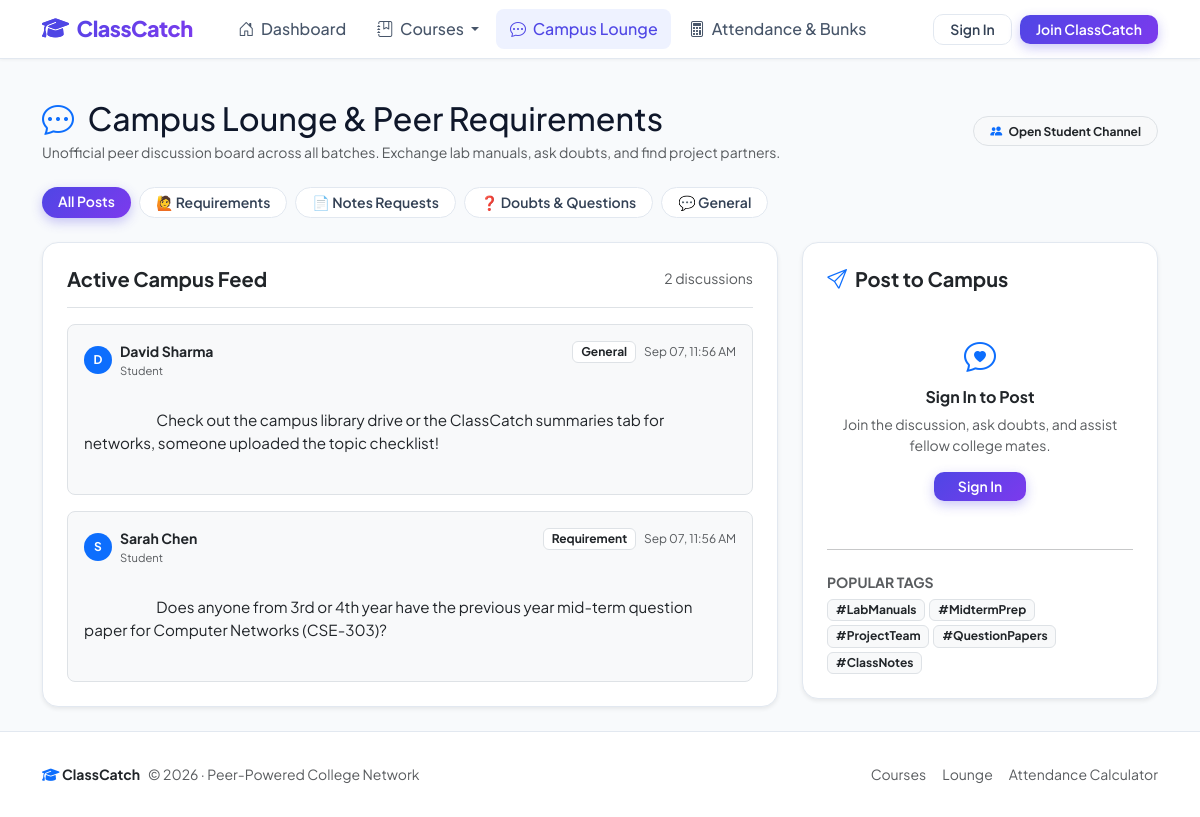
Page /lounge on the committed database.
### models.py (models this page shows, shortened)
class ChatMessage(db.Model):
    __tablename__ = 'chat_messages'
    id = db.Column(db.Integer, primary_key=True)
    course_id = db.Column(db.Integer, db.ForeignKey('courses.id'), nullable=True, index=True)
    user_id = db.Column(db.Integer, db.ForeignKey('users.id'), nullable=False, index=True)
    message = db.Column(db.Text, nullable=False)
    category = db.Column(db.String(40), default='General', nullable=False)  # Requirement, Doubt, General, Notes Request
    created_at = db.Column(db.DateTime, default=datetime.utcnow, nullable=False)

class User(UserMixin, db.Model):
    __tablename__ = 'users'
    id = db.Column(db.Integer, primary_key=True)
    name = db.Column(db.String(100), nullable=False)
    email = db.Column(db.String(120), unique=True, nullable=False, index=True)
    password_hash = db.Column(db.String(255), nullable=False)
    role = db.Column(db.String(20), default='student', nullable=False)
    avatar_color = db.Column(db.String(20), default='indigo', nullable=False)
    summaries = db.relationship('Summary', backref='author', lazy=True, cascade='all, delete-orphan')
    chats = db.relationship('ChatMessage', backref='author', lazy=True, cascade='all, delete-orphan')
    announcements = db.relationship('Announcement', backref='author', lazy=True, cascade='all, delete-orphan')
    attendance_records = db.relationship('AttendanceRecord', backref='student', lazy=True, cascade='all, delete-orphan')

### app.py (the view, shortened to what this page needs)
@app.route('/lounge', methods=['GET', 'POST'])
def lounge():
    form = ChatMessageForm()
    category_filter = request.args.get('category')
    query = ChatMessage.query.filter_by(course_id=None)
    if category_filter and category_filter != 'All':
        query = query.filter_by(category=category_filter)
    messages = query.order_by(ChatMessage.created_at.desc()).limit(50).all()
    return render_template('lounge.html', title='Campus Lounge & Requirements', form=form, messages=messages, category_filter=category_filter)

### app.py (called while the page is built)
@app.context_processor
def inject_globals():
    all_courses = Course.query.order_by(Course.code).all() if Course.query else []
    return {
        'today': date.today(),
        'current_year': datetime.now().year,
        'global_courses': all_courses
    }

### templates/lounge.html
{% extends "base.html" %}
{% block content %}
<div class="d-flex flex-wrap justify-content-between align-items-center mb-4">
    <div>
        <h2 class="fw-extrabold mb-1"><i class="bi bi-chat-dots text-primary me-2"></i> Campus Lounge & Peer Requirements</h2>
        <p class="text-muted small mb-0">Unofficial peer discussion board across all batches. Exchange lab manuals, ask doubts, and find project partners.</p>
    </div>
    <span class="badge bg-light text-dark border px-3 py-2 rounded-pill">
        <i class="bi bi-people-fill text-primary me-1"></i> Open Student Channel
    </span>
</div>
<div class="d-flex flex-wrap gap-2 mb-4">
    <a href="{{ url_for('lounge') }}" class="btn btn-sm {% if not category_filter or category_filter == 'All' %}btn-primary-gradient{% else %}btn-outline-custom{% endif %} rounded-pill px-3">
        All Posts
    </a>
    <a href="{{ url_for('lounge', category='Requirement') }}" class="btn btn-sm {% if category_filter == 'Requirement' %}btn-primary-gradient{% else %}btn-outline-custom{% endif %} rounded-pill px-3">
        🙋 Requirements
    </a>
    <a href="{{ url_for('lounge', category='Notes Request') }}" class="btn btn-sm {% if category_filter == 'Notes Request' %}btn-primary-gradient{% else %}btn-outline-custom{% endif %} rounded-pill px-3">
        📄 Notes Requests
    </a>
    <a href="{{ url_for('lounge', category='Doubt') }}" class="btn btn-sm {% if category_filter == 'Doubt' %}btn-primary-gradient{% else %}btn-outline-custom{% endif %} rounded-pill px-3">
        ❓ Doubts & Questions
    </a>
    <a href="{{ url_for('lounge', category='General') }}" class="btn btn-sm {% if category_filter == 'General' %}btn-primary-gradient{% else %}btn-outline-custom{% endif %} rounded-pill px-3">
        💬 General
    </a>
</div>
<div class="row g-4">
    <div class="col-lg-8">
        <div class="card card-modern p-4 bg-white shadow-sm">
            <div class="d-flex justify-content-between align-items-center pb-3 mb-3 border-bottom">
                <h5 class="fw-bold mb-0">Active Campus Feed</h5>
                <span class="text-muted small">{{ messages|length }} discussions</span>
            </div>
            <div class="d-flex flex-column gap-3" id="loungeFeed">
                {% for msg in messages %}
                    <div class="p-3 rounded-3 bg-light border">
                        <div class="d-flex justify-content-between align-items-start mb-2">
                            <div class="d-flex align-items-center gap-2">
                                <span class="badge rounded-circle bg-primary text-white p-2" style="width: 28px; height: 28px; display: inline-flex; align-items: center; justify-content: center; font-size: 0.75rem;">
                                    {{ msg.author.name[0]|upper }}
                                </span>
                                <div>
                                    <div class="fw-bold small">{{ msg.author.name }}</div>
                                    <div class="text-muted" style="font-size: 0.7rem;">{{ msg.author.role|capitalize }}</div>
                                </div>
                            </div>
                            <div class="d-flex align-items-center gap-2">
                                <span class="badge bg-white text-dark border small">{{ msg.category }}</span>
                                <span class="text-muted" style="font-size: 0.75rem;">{{ msg.created_at.strftime('%b %d, %I:%M %p') }}</span>
                            </div>
                        </div>
                        <div class="text-dark" style="white-space: pre-wrap; font-size: 0.95rem;">
                            {{ msg.message }}
                        </div>
                    </div>
                {% else %}
                    <div class="text-center py-5 text-muted">
                        <i class="bi bi-chat-left-dots fs-1 text-muted opacity-50 mb-2 d-block"></i>
                        <p class="mb-0">No posts in this category yet. Be the first to start a conversation!</p>
                    </div>
                {% endfor %}
            </div>
        </div>
    </div>
    <div class="col-lg-4">
        <div class="card card-modern p-4 bg-white shadow-sm sticky-top" style="top: 85px;">
            <h5 class="fw-bold mb-3 d-flex align-items-center gap-2">
                <i class="bi bi-send text-primary"></i> Post to Campus
            </h5>
            {% if current_user.is_authenticated %}
                <form action="{{ url_for('lounge') }}" method="POST">
                    {{ form.hidden_tag() }}
                    <div class="mb-3">
                        {{ form.category.label(class="form-label fw-bold small text-muted") }}
                        {{ form.category(class="form-select rounded-3") }}
                    </div>
                    <div class="mb-3">
                        {{ form.message.label(class="form-label fw-bold small text-muted") }}
                        {{ form.message(class="form-control rounded-3", rows=4, placeholder="What do you need? e.g. 'Looking for lab 3 sample output' or 'Anyone interested in teaming up for the hackathon?'") }}
                    </div>
                    {{ form.submit(class="btn btn-primary-gradient w-100 py-2") }}
                </form>
            {% else %}
                <div class="text-center py-4">
                    <i class="bi bi-chat-heart fs-2 text-primary mb-2 d-block"></i>
                    <h6 class="fw-bold">Sign In to Post</h6>
                    <p class="text-muted small mb-3">Join the discussion, ask doubts, and assist fellow college mates.</p>
                    <a href="{{ url_for('login', next=request.url) }}" class="btn btn-primary-gradient btn-sm px-4">Sign In</a>
                </div>
            {% endif %}
            <hr class="my-4">
            <h6 class="fw-bold mb-2 small text-uppercase text-muted">Popular Tags</h6>
            <div class="d-flex flex-wrap gap-1">
                <span class="badge bg-light text-dark border">#LabManuals</span>
                <span class="badge bg-light text-dark border">#MidtermPrep</span>
                <span class="badge bg-light text-dark border">#ProjectTeam</span>
                <span class="badge bg-light text-dark border">#QuestionPapers</span>
                <span class="badge bg-light text-dark border">#ClassNotes</span>
            </div>
        </div>
    </div>
</div>
{% endblock %}

### static/css/style.css (style rules this page uses)
:root { --primary-color: #4f46e5; --primary-hover: #4338ca; --primary-gradient: linear-gradient(135deg, #4f46e5 0%, #7c3aed 100%); --primary-light: #eef2ff; --secondary-color: #64748b; --success-color: #10b981; --warning-color: #f59e0b; --danger-color: #ef4444; --surface-bg: #f8fafc; --card-bg: #ffffff; --border-color: #e2e8f0; --text-main: #0f172a; --text-muted: #64748b; --radius-md: 12px; --radius-lg: 16px; --radius-pill: 9999px; --shadow-sm: 0 1px 3px rgba(0, 0, 0, 0.05); --shadow-md: 0 4px 6px -1px rgba(0, 0, 0, 0.05), 0 2px 4px -2px rgba(0, 0, 0, 0.05); --shadow-lg: 0 10px 25px -5px rgba(79, 70, 229, 0.08), 0 8px 10px -6px rgba(0, 0, 0, 0.03); --shadow-hover: 0 15px 30px -5px rgba(79, 70, 229, 0.15); }
body { font-family: 'Plus Jakarta Sans', -apple-system, BlinkMacSystemFont, sans-serif; background-color: var(--surface-bg); color: var(--text-main); min-height: 100vh; display: flex; flex-direction: column; }
.card-modern { background: var(--card-bg); border: 1px solid var(--border-color); border-radius: var(--radius-lg); box-shadow: var(--shadow-sm); transition: transform 0.2s ease, box-shadow 0.2s ease, border-color 0.2s ease; }
.btn-primary-gradient { background: var(--primary-gradient); color: white !important; border: none; font-weight: 600; box-shadow: 0 4px 12px rgba(79, 70, 229, 0.3); transition: all 0.2s ease; border-radius: 10px; }
.btn-outline-custom { border: 1.5px solid var(--border-color); color: #334155; background: white; font-weight: 600; border-radius: 10px; transition: all 0.2s ease; }

### rows in the picture
ChatMessage: author "D", author.name "David Sharma", author.role "Student", category "General", created_at "Sep 07, 11:56 AM", message "Check out the campus library drive or the ClassCatch summaries tab for networks, someone uploaded the topic checklist!"
ChatMessage: author "S", author.name "Sarah Chen", author.role "Student", category "Requirement", created_at "Sep 07, 11:56 AM", message "Does anyone from 3rd or 4th year have the previous year mid-term question paper for Computer Networks (CSE-303)?"

### other values in the picture
{{ messages|length }} "2"
